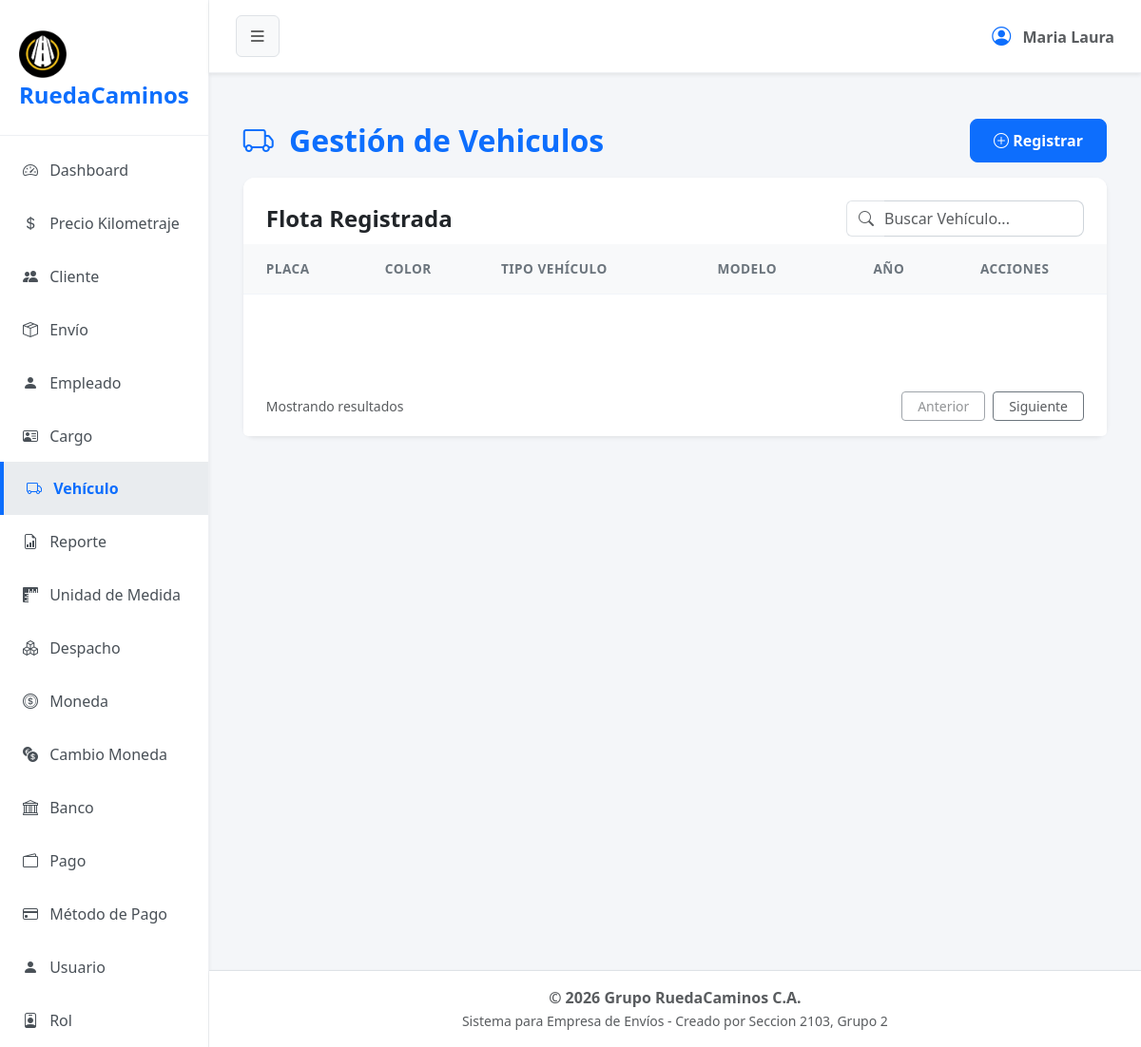
The app's page /?url=vehiculo, older data.
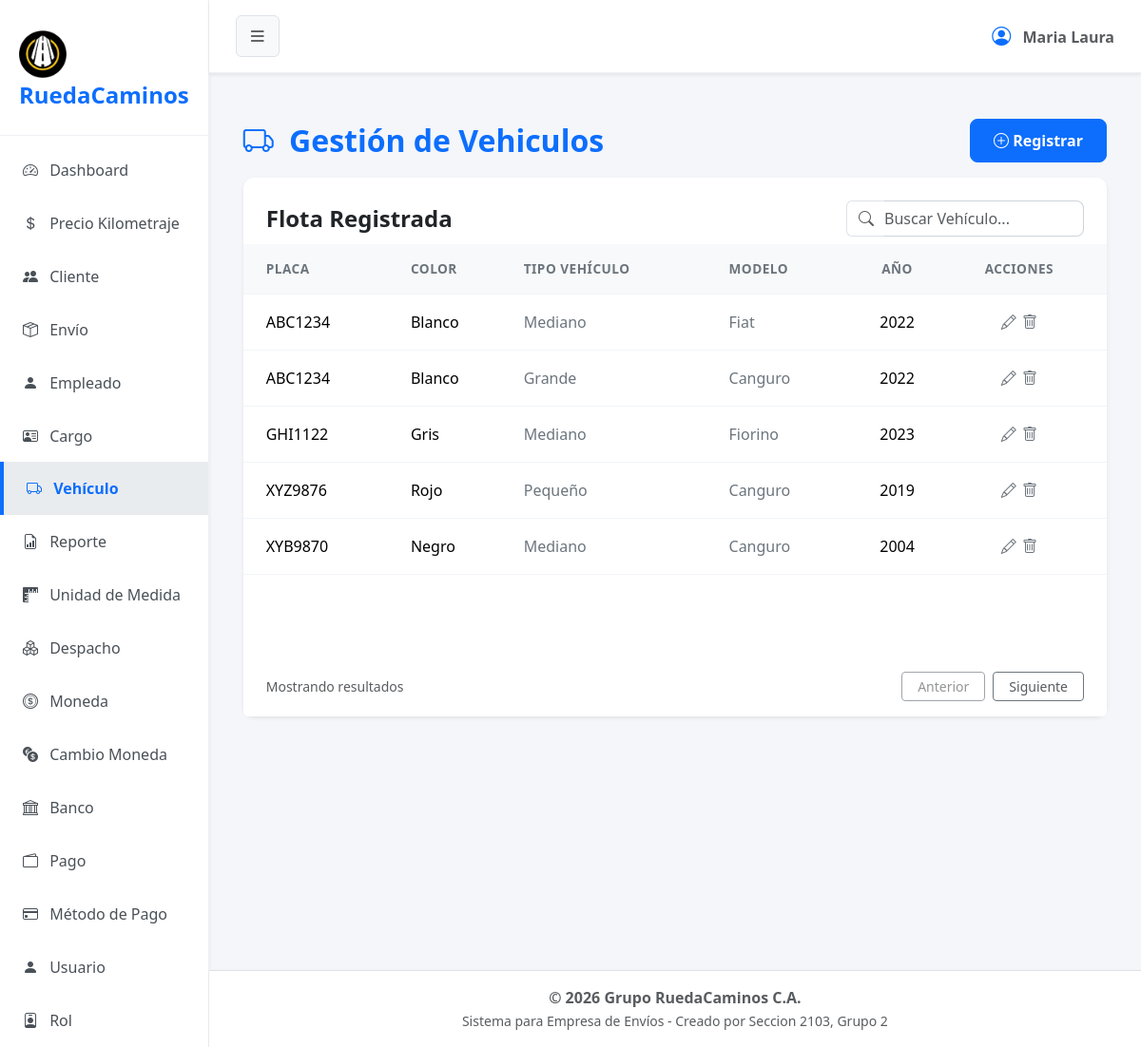
The same page, newer data.
### tables this page shows
CREATE TABLE `vehiculo` (
  `cod_vehiculo` int(2) NOT NULL,
  `placa` varchar(7) NOT NULL,
  `color` varchar(6) NOT NULL,
  `cod_tipovehiculo` int(1) NOT NULL,
  `estado` tinyint(1) NOT NULL,
  `cod_modelo` int(1) NOT NULL,
  `ano` int(4) NOT NULL
);

### app/controller/vehiculoController.php (called while the page is built, shortened)
<?php
    $vehiculo = new Vehiculo();
    $registros = $vehiculo->obt_RegistrosVehiculos();
    include 'app/view/layout/header.php';
    include 'app/view/vehiculo/vehiculoView.php';
    include 'app/view/layout/footer.php';
?>

### index.php (called while the page is built, shortened)
<?php
    $frontController = new FrontController();
?>

### app/config/Conexion.php (called while the page is built, shortened)
<?php
abstract class Conexion
{
    public $host = "localhost";
    public $namedb = "grupo_ruedacaminos";
    public $userdb = "root";
    public $passwd = "";
    public function __construct()
    {
        $this->conexion = $this->getConnection();
    }
    public function getConnection(): PDO
    {
        try {
            $dsn = "mysql:host=" . $this->host . ";dbname=" . $this->namedb . ";charset=utf8";
            $conexion = new PDO($dsn, $this->userdb, $this->passwd);
            $conexion->setAttribute(PDO::ATTR_ERRMODE, PDO::ERRMODE_EXCEPTION);
        } catch (PDOException $error) {
            die('No se pudo conectar a la base de datos, error:' . $error->getMessage());
        }
        return $conexion;
    }
}

### app/model/Vehiculo.php (called while the page is built, shortened)
<?php
class Vehiculo extends Conexion
{
    public function obt_RegistrosVehiculos()
        {
            try {
                $sentencia = "SELECT * FROM vehiculo WHERE estado = 1";
                $select = $this->conexion->prepare($sentencia);
                $select->execute();
                return $select->fetchAll(\PDO::FETCH_ASSOC);
            } catch (\PDOException $e) {
                return [];
            }
        }
}

### app/view/vehiculo/componentes/tabla.php (the view, shortened to what this page needs)
<div class="card-body p-0">
    <div class="table-responsive">
        <table class="table table-hover align-middle mb-0">
            <thead class="table-light table-header-custom">
                <tr>
                    <th class="ps-4">PLACA</th>
                    <th>COLOR</th>
                    <th>TIPO VEHÍCULO</th>
                    <th>MODELO</th>
                    <th class="text-center">AÑO</th>
                    <th class="pe-4 text-center">ACCIONES</th>
                </tr>
            </thead>
            <tbody>
                <?php foreach ($registros as $dato):?>
                    <tr>
                        <td class="ps-4 fw-medium"><?= $dato['placa'] ?></td>
                        <td>
                            <span class="fw-medium"><?= $dato['color'] ?></span>
                        </td>
                        <td class="text-secondary"><?php switch($dato['cod_tipovehiculo']) { case 1: echo "Grande"; break; case 2: echo "Mediano"; break; case 3: echo "Pequeño"; break; default: echo "Desconocido"; } ?></td>
                        <td class="text-secondary"><?php switch($dato['cod_modelo']) { case 1: echo "Fiat"; break; case 2: echo "Canguro"; break; case 3: echo "Fiorino"; break; default: echo "Desconocido"; } ?></td>
                        <td class="text-center">
                            <span class="fw-medium"><?= $dato['ano'] ?></span>
                        </td>
                        <td class="pe-4 text-center">
                            <button type="button" class="btn btn-link text-secondary p-0 m-0 align-baseline" title="Actualizar" data-bs-toggle="modal" data-bs-target="#actualizarVehiculo"
                                datos-cod-vehiculo="<?php echo $dato['cod_vehiculo']; ?>"
                                datos-placa="<?php echo $dato['placa']; ?>"
                                datos-color="<?php echo $dato['color']; ?>"
                                datos-tipovehiculo="<?php echo $dato['cod_tipovehiculo']; ?>"
                                datos-modelo="<?php echo $dato['cod_modelo']; ?>"
                                datos-ano="<?php echo $dato['ano']; ?>"
                                >
                                <i class="bi bi-pencil"></i>
                            </button>
                            <form action="?url=vehiculo" method="POST" style="display: inline;">
                                <fieldset style="display: inline;">
                                    <button type="submit" name="tipoSolicitud" value="eliminar" class="btn btn-link text-secondary p-0 m-0 align-baseline" title="Eliminar" onclick="return confirm('¿Está seguro de eliminar este vehículo?');">
                                        <i class="bi bi-trash"></i>
                                    </button>
                                </fieldset>
                            </form>
                        </td>
                    </tr>
                <?php endforeach; ?>
            </tbody>
        </table>
    </div>
</div>

Row changes from the older to the newer data that the page shows:
added vehiculo: placa "ABC1234", color "Blanco", shows "Mediano", shows "Fiat", ano "2022"
added vehiculo: placa "ABC1234", color "Blanco", shows "Grande", shows "Canguro", ano "2022"
added vehiculo: placa "GHI1122", color "Gris", shows "Mediano", shows "Fiorino", ano "2023"
added vehiculo: placa "XYZ9876", color "Rojo", shows "Pequeño", shows "Canguro", ano "2019"
added vehiculo: placa "XYB9870", color "Negro", shows "Mediano", shows "Canguro", ano "2004"
